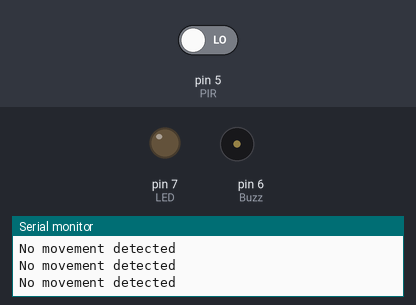
A sketch run on a simulated Arduino Uno, built with avr-gcc and run on an emulated ATmega328P. Shown: output pins drawn as LEDs (lit = HIGH), buzzer (waves = sounding), the last lines printed to the serial monitor. The inputs (shaded band) are chosen by the test bench; at power-on: pin 5 (PIR) LOW.

Above: at 1.2 s.
1.3 s: pin 5 (PIR) driven HIGH
At 3.1 s:
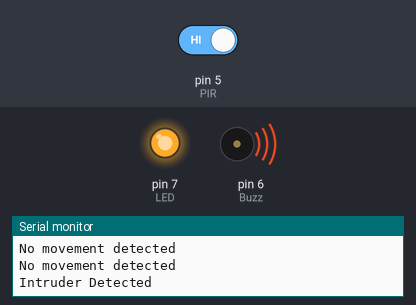
Timing chart, 0 to 4.6 s (numbered marks = the images above; inputs shaded):
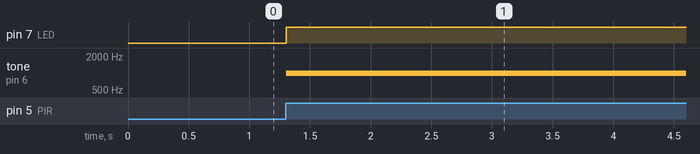

The sketch:

arduino_session4.ino
```cpp
#define PIR 5
#define Buzz 6
#define LED 7

int val=0; //initializing the value as zero

void setup(){
pinMode(Buzz, OUTPUT);
pinMode(LED, OUTPUT);
pinMode(PIR, INPUT);
Serial.begin(9600);
}

void loop(){
 val = digitalRead(PIR);
 if(val ==HIGH){ //movement detected
 digitalWrite(LED, HIGH); //turn LED on
 tone(Buzz, 1000); //send 1KHz signal..
 delay(1000); //for 1 sec
 noTone(Buzz); //stop sound
 Serial.println("Intruder Detected"); //print this text in Serial monitor

 }
else
{
 digitalWrite(LED, LOW);
 digitalWrite(Buzz, LOW);
 Serial.println("No movement detected");

}

}
```

Measured:
- after the input at 1.3 s, pin 7 (LED): LOW → HIGH at once; tone on pin 6 (Buzz): silent → 1000 Hz at once
